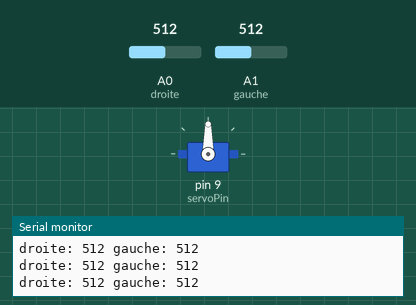
A sketch run on a simulated Arduino Uno, built with avr-gcc and run on an emulated ATmega328P. Shown: servo, the last lines printed to the serial monitor. The test bench sets the inputs (shaded band); at power-on: A0 (droite) = 512, A1 (gauche) = 512.

Above: at 1.2 s.
1.3 s: A0 (droite) set to 540
At 2.49 s:
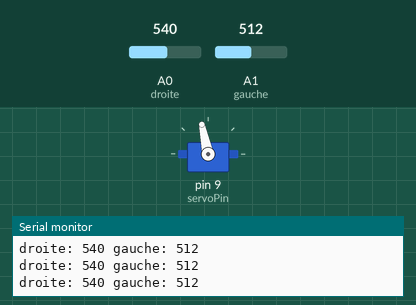
4.3 s: A1 (gauche) set to 542
At 4.3 s:
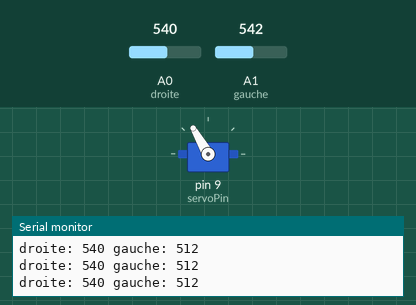
7.3 s: A1 (gauche) set to 511
At 9.29 s:
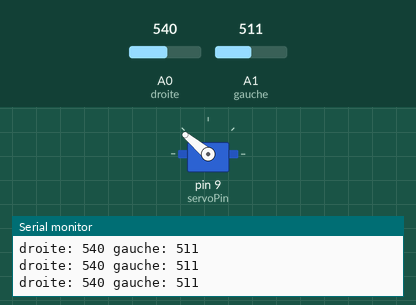
10.3 s: A1 (gauche) set to 716
13.3 s: A1 (gauche) set to 306
16.3 s: A0 (droite) set to 331
19.3 s: A0 (droite) set to 304
At 19.3 s:
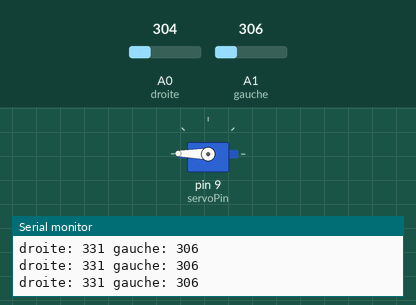
Timing chart, 0 to 22.3 s (numbered marks = the images above; inputs shaded):
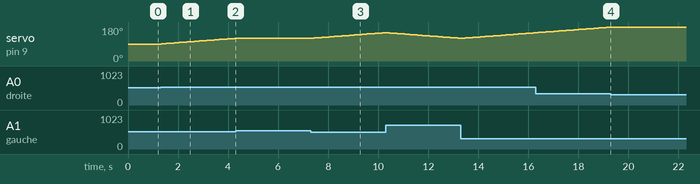

The sketch:

Programme-Light_Finder.ino
```cpp
#include <Servo.h>

Servo myservo;
const int droite = A0, gauche = A1, servoPin = 9;
int signaldroit, signalgauche;

void setup() {
  myservo.attach(servoPin);
  Serial.begin(9600);
}

void loop() {
  signaldroit = analogRead(droite);
  signalgauche = analogRead(gauche);
  Serial.print("droite: "); Serial.print(signaldroit);
  Serial.print(" gauche: "); Serial.println(signalgauche);

  int difference = signaldroit - signalgauche;
  if (abs(difference) > 10) {
    int servoPosition = constrain(myservo.read() + (difference > 0 ? 1 : -1), 0, 180);
    myservo.write(servoPosition);
    delay(100);
  }
}
```

Measured:
- the behaviour switches between 522 and 523 on A0 (droite) (found by bisection; images 0 and 1)
- the behaviour switches between 529 and 530 on A1 (gauche) (found by bisection; images 1 and 2)
- the behaviour switches between 317 and 316 on A0 (droite) (found by bisection; images 3 and 4)
- after the input at 1.3 s, servo on pin 9 (servoPin): moves from 90° to 120° over 2.9 s, starting at once
- after the input at 4.3 s, servo on pin 9 (servoPin): stays 120° (without the input it goes to 121° after 0.06 s)
- after the input at 7.3 s, servo on pin 9 (servoPin): moves from 120° to 150° over 2.9 s, starting at once
- after the input at 19.3 s, servo on pin 9 (servoPin): stays 179° (without the input it goes to 180° after 0.02 s)
